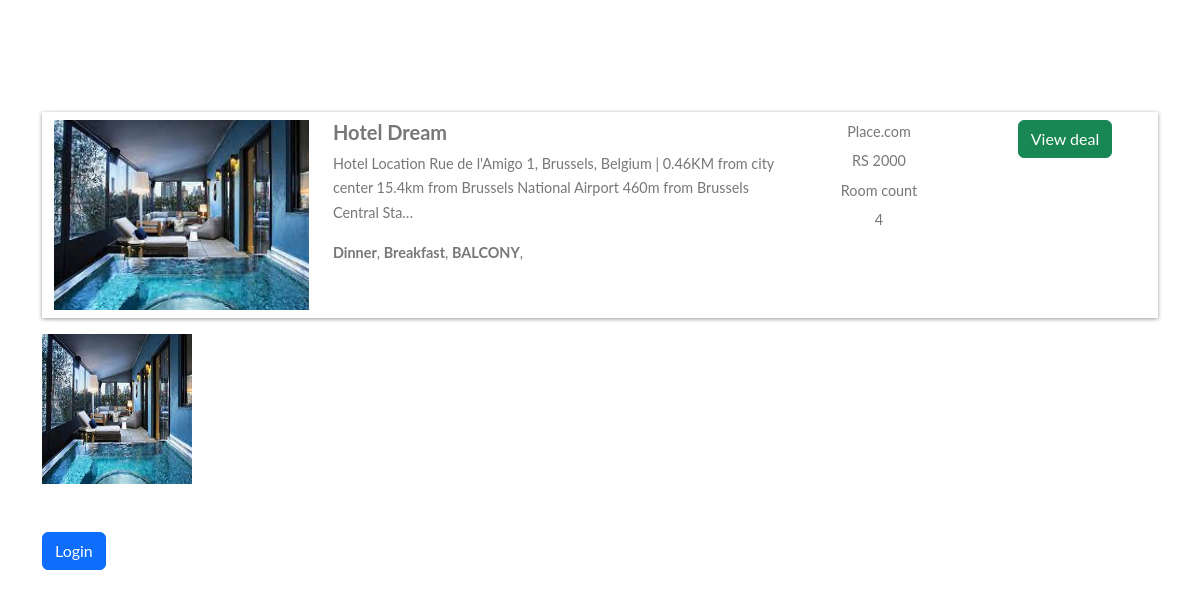
Screenshot of /hotel-detail/b2d0f281017f46ebafdb6d36def55653/ with the database file from the repository.
### home/models.py (models this page shows, shortened)
class BaseModel(models.Model):
    uid = models.UUIDField(default=uuid.uuid4   , editable=False , primary_key=True)
    created_at = models.DateField(auto_now_add=True)
    updated_at = models.DateField(auto_now_add=True)
    class Meta:
        abstract = True

class Hotel(BaseModel):
    hotel_name= models.CharField(max_length=100)
    hotel_price = models.IntegerField()
    description = models.TextField()
    amenities = models.ManyToManyField(Amenities)
    room_count = models.IntegerField(default=10)
    place_name = models.CharField(max_length=100, default='Default Place Name')

class HotelImages(BaseModel):
    hotel= models.ForeignKey(Hotel ,related_name="images", on_delete=models.CASCADE)
    images = models.ImageField(upload_to="hotels")

class Amenities(BaseModel):
    amenity_name = models.CharField(max_length=100)

### home/views.py (the view, shortened to what this page needs)
# urls.py: path('hotel-detail/<uid>/', hotel_detail, name='hotel_detail'),
def hotel_detail(request,uid):
    hotel_obj = Hotel.objects.get(uid=uid)
    return render(request, 'hotel_detail.html', {
        'hotels_obj': hotel_obj
    })
    return render(request,'hotel_detail.html')

### home/templates/hotel_detail.html
{% extends "base.html" %}
{%  block start %}
<div class="container mt-5 pt-5">
    <div class="row search-card-result">
        <div class="col-md-3">
        <a href="/hotel-detail/{{hotels_obj.uid}}">
            <img class="img-fluid" src="/media/{{hotels_obj.images.first.images}}" alt="Card image cap">
        </a></div>
        <div class="col-md-5">
            <h5>{{hotels_obj.hotel_name}}</h5>
            <p>
                {{hotels_obj.description|truncatechars:150}}
            </p>
            <p>
                {%for amenitie in hotels_obj.amenities.all %}
                <b>{{amenitie.amenity_name}}</b>,
                {% endfor %}
            </p>
        </div>
        <div class="col-md-2 border-left text-center more-offers">
            <p>Place.com</p>
            <p>RS {{hotels_obj.hotel_price}}</p>
            <p>Room count</p>
            <p>{{hotels_obj.room_count}}</p>
        </div>
        <div class="col-md-2 border-left text-center more-offers">
            <div class="btn btn-success">View deal </div>
        </div>
    </div>
    <div class="row">
        {% for image in hotels_obj.images.all %}
        <div class="col-md-3">
            <img src="/media/{{image.images}}" style="height: 150px ; width:150px">
        </div>
        {% endfor %}
    </div>
    {% if request.user.is_authenticated %}
    <div class="filter-card">
        <h5>Book Hotel</h5>
        {%include "messages.html"%}
        <form method="post">
            {% csrf_token %}
            <div class="row form-group">
                <div class="col-md-12">
                    <label for="mintopay">Check in</label>
                    <p>
                        <input type="date" name="checkin" id="checkin" class="form-control">
                    </p>
                </div>
                <div class="col-md-12">
                    <label for="maxtopay">Check out</label>
                    <p>
                        <input type="date" name="checkout" id="checkout" class="form-control">
                    </p>
                </div>
            </div>
            <div class="row form-group">
                <div class="col-md-12">
                    <input type="submit" class="btn btn-primary btn-block" value="Book">
                </div>
            </div>
        </form>
    </div>
    {% else %}
    <a href="/login/" class="btn btn-primary mt-5 ">Login</a>
    {% endif %}
</div>
{% endblock %}

### home/templates/base.html (style rules this page uses)
body { font-family: "Lato", Arial, sans-serif; font-weight: 400; font-size: 16px; line-height: 1.7; background: #fff; color: #777; }
.search-card-result { box-shadow: 0px 1px 4px rgba(41, 51, 57, 0.5); margin: 1rem 0; padding: 0.5rem 0; background-color: #fff; }
.search-card-result img { height: 190px; }
.search-card-result h5 { font-style: 1.1rem; font-weight: 700; }
.search-card-result p { font-size: 0.9rem; }
.search-card-result .more-offers p { margin-bottom: 0.3rem; }

### rows the page displays
Hotel: images.first.images (picture), hotel_name "Hotel Dream", description "Hotel Location Rue de l'Amigo 1, Brussels, Belgium | 0.46KM from city center 15.4km from Brussels National Airport 460m from Brussels Central Sta…", hotel_price "2000", room_count "4"
Amenities: amenity_name "Dinner"
Amenities: amenity_name "Breakfast"
Amenities: amenity_name "BALCONY"
HotelImages: images (picture)
